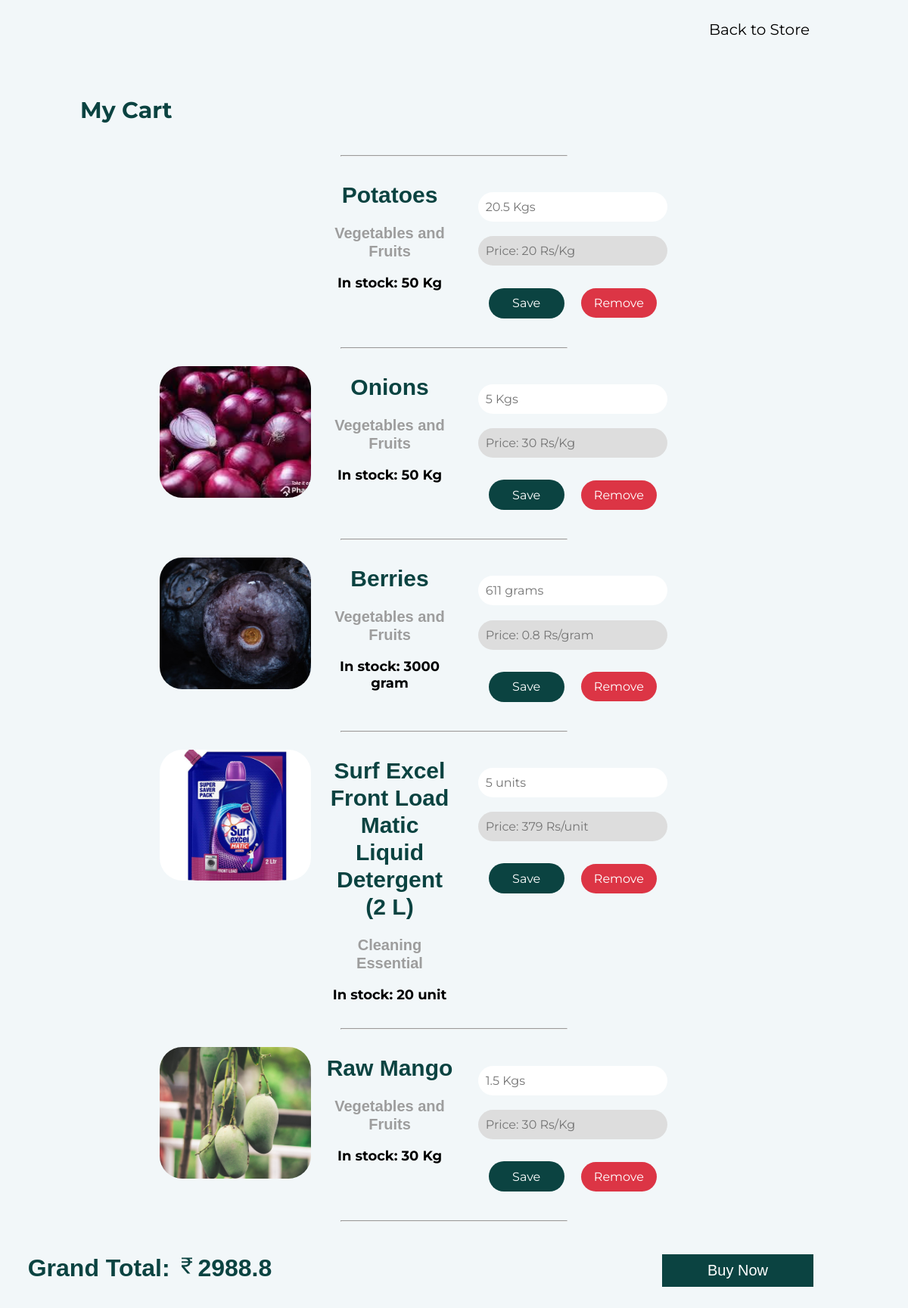
The page /cart (signed in) on the database its author committed.
### application/models.py (models this page shows)
class Product(db.Model):
    _tablename_='product'
    prod_id=db.Column(db.Integer, primary_key=True, autoincrement=True)
    prod_name=db.Column(db.String,nullable=False,unique=True)
    unit=db.Column(db.String,nullable=False)
    rate_per_unit=db.Column(db.Integer,nullable=False)
    quantity=db.Column(db.Integer,nullable=False)
    manufacture=db.Column(db.String,nullable=False)
    expiry=db.Column(db.String,nullable=False)
    prod_cat_id=db.Column(db.Integer,db.ForeignKey("category.cat_id"),nullable=False)
    image=db.Column(db.LargeBinary)

### application/controllers.py (the view)
@app.route('/cart',methods=['GET','POST'])
@login_required
def cart():
    if request.method=='GET':
        query = text("select product.prod_id,prod_name,product.quantity as stock,cart.quantity as quantity,cat_name,rate_per_unit,unit from product,cart,category where category.cat_id=prod_cat_id and cart.prod_id=product.prod_id and user_id={} group by product.prod_id;".format(current_user.id))
        result = db.session.execute(query)
        cart_prod = result.fetchall()
        query = text("SELECT sum(cart.quantity*rate_per_unit) as sum FROM product,cart,category where cart.user_id={} and cart.prod_id=product.prod_id and product.prod_cat_id=category.cat_id;".format(current_user.id))
        result = db.session.execute(query)
        total = result.first()
        return render_template("cart.html",cart=cart_prod,total=total)

### templates/cart.html (shortened to what this page needs)
<!DOCTYPE html>
<html>
<head>
</head>
<body>
	<div class="bee-page-container">
		<div class="bee-row bee-row-1">
			<div class="bee-row-content">
				<div class="bee-col bee-col-1 bee-col-w3">
				</div>
				<div class="bee-col bee-col-2 bee-col-w9">
						<div style="text-align: right; padding: 22px; font-family: Montserrat;font-size: 20px;padding-right: 130px;">
							<a href="{{url_for('user_dashboard')}}" style="text-decoration: None; color: #000;">
							Back to Store
						</a>
						</div>
				</div>
			</div>
		</div>
		<div class="bee-row bee-row-2">
			<div class="bee-row-content">
				<div class="bee-col bee-col-1 bee-col-w1">
					<div class="bee-block bee-block-1 bee-spacer">
						<div class="spacer" style="height:60px;"></div>
					</div>
				</div>
				<div class="bee-col bee-col-2 bee-col-w8">
					<div class="bee-block bee-block-1 bee-spacer">
						<div class="spacer" style="height:35px;"></div>
					</div>
					<div class="bee-block bee-block-2 bee-heading">
						<h2 style="color:#0b4341;direction:ltr;font-family:'Montserrat', 'Trebuchet MS', 'Lucida Grande', 'Lucida Sans Unicode', 'Lucida Sans', Tahoma, sans-serif;font-size:30px;font-weight:700;letter-spacing:normal;line-height:120%;text-align:left;margin-top:0;margin-bottom:0;"><span class="tinyMce-placeholder">My Cart</span> </h2>
					</div>
				</div>
				<div class="bee-col bee-col-3 bee-col-w3">
					<div class="bee-block bee-block-1 bee-spacer">
						<div class="spacer" style="height:60px;"></div>
					</div>
				</div>
			</div>
		</div>
        <br>
        <hr width="300px">
        {% for product in cart %}
		<div class="bee-row bee-row-3" style="padding: 10px;">
			<div class="bee-row-content" >
				<div class="bee-col bee-col-1 bee-col-w2">
					<div class="bee-block bee-block-1 bee-spacer">
						<div class="spacer" style="height:60px;"></div>
					</div>
				</div>
				<div class="bee-col bee-col-2 bee-col-w2" >
					<div class="bee-block bee-block-1 bee-image"><img alt="" class="bee-center bee-autowidth" src="{{ url_for('get_image', filename=product.prod_name)}}" style="max-width:213px; border-radius: 30px;" /></div>
				</div>
				<div class="bee-col bee-col-3 bee-col-w2" >
					<div class="bee-block bee-block-1 bee-heading" style="text-align: center;">
						<h1 style="text-align: center; padding-left:7px ;color:#0b4341;direction:ltr;font-family:Arial, Helvetica, sans-serif;font-size:30px;font-weight:700;letter-spacing:normal;line-height:120%;margin-top:0;margin-bottom:0;"><span class="tinyMce-placeholder">{{ product.prod_name }}</span> </h1>
					</div>
					<div class="bee-block bee-block-2 bee-heading">
						<h1 style="padding-left:7px ;color:#9d9d9d;direction:ltr;font-family:Arial, Helvetica, sans-serif;font-size:20px;font-weight:700;letter-spacing:normal;line-height:120%;margin-top:0;margin-bottom:0;"><span class="tinyMce-placeholder">{{ product.cat_name }}</span> </h1>
					</div>
					<div class="bee-block bee-block-2 bee-heading">
						<h1 style="padding-left:7px ;direction:ltr;font-family:Montserrat, Helvetica, sans-serif;font-size:18px;font-weight:700;letter-spacing:normal;line-height:120%;margin-top:0;margin-bottom:0;"><span class="tinyMce-placeholder">
							{% if product.stock>=5 %}
							In stock: {{ product.stock }} {{ product.unit[3:]}}
							{% else %}
							{% if product.stock!=0 %}
							<span style="color:red">Only {{ product.stock }} {{ product.unit[3:] }} are left</span>
							{% else%}
						    <span style="color:red">Out of Stock</span>
							{% endif %}
							{% endif %}
						</span> </h1>
					</div>
				</div>
				<div class="bee-col bee-col-4 bee-col-w2" style="padding-left: 10px; padding-top: 0; padding-bottom: 20px; text-align: center;">
					<div class="bee-block bee-block-1 bee-paragraph" style="text-align: center;">
                        <br>
						<form accept-charset="UTF-8" action="{{ url_for('edit_cart',user_id=current_user.id,prod_id=product.prod_id) }}" autocomplete="on" enctype="multipart/form-data" method="post" target="_self">
							<div class="bee-form-row">
                                {% if product.unit=='Rs/Kg' %}
								<div class="bee-field bee-field-r4c1m0i1">
                                    <input  name="quantity" style="width: 250px; font-size: medium;padding: 10px;border-radius: 30px; border:None; font-family: Montserrat;" placeholder="{{ product.quantity }} {{ product.unit[3:] }}s"step="0.5" min="0.5" max="{{ product.stock }}" required="" type="number" />
                                </div>
                                {% elif product.unit=='Rs/unit' %}
								<div class="bee-field bee-field-r4c1m0i1">
                                    <input  name="quantity" style="width: 250px; font-size: medium;padding: 10px;border-radius: 30px; border:None; font-family: Montserrat;" placeholder="{{ product.quantity }} {{ product.unit[3:] }}s" step="1" min="1" max="{{ product.stock }}" required="" type="number" />
                                </div>
                                {% else %}
                                <div class="bee-field bee-field-r4c1m0i1">
                                    <input  name="quantity" style="width: 250px; font-size: medium;padding: 10px;border-radius: 30px; border:None; font-family: Montserrat;" placeholder="{{ product.quantity }} {{ product.unit[3:] }}s" step="1" min="1" max="{{ product.stock }}" required="" type="number" />
                                </div>
                                {% endif %}
							</div>
							<br>
							<div class="bee-form-row">
								<div class="bee-field bee-field-r4c1m0i3"><input style="width: 250px; font-size: medium;padding: 10px;border-radius: 30px; border:None; font-family: Montserrat; background-color: #dddddd;" placeholder="Price: {{ product.rate_per_unit}} {{ product.unit }}"  type="text" disabled /></div>
							</div>
                            <br>
					</div>
					<button name="submit" value="submit" type="submit" style="width: 100px; height: 40px; font-size: medium;padding: 10px;border-radius: 30px; border:None; font-family: Montserrat; background-color: #0b4341; color: white;">Save</button>
							<a href="{{url_for('cart_remove',prod_id=product.prod_id)}}">
							<button style="width: 100px; font-size: medium;padding: 10px;border-radius: 30px; border:None; font-family: Montserrat; background-color: #dc3545; color: white;">Remove</button>
						    </a>
				</div>
				<div class="bee-col bee-col-6 bee-col-w2">
					<div class="bee-block bee-block-1 bee-spacer">
						<div class="spacer" style="height:60px;"></div>
					</div>
				</div>
			</div>
		</div>
        <hr width="300px">
        {% endfor %}
		<div class="bee-row bee-row-4" style="padding-bottom: 120px; padding-top: 30px;">
			<div class="bee-row-content">
				<div class="bee-col bee-col-1 bee-col-w4">
					<div class="bee-block bee-block-1 bee-html-block">
						<div class="our-class">
                            <h1 style="color:#0b4341">Grand Total:<span> {{ total.sum }}</span></h1>
                        </div>
					</div>
				</div>
				<div class="bee-col bee-col-2 bee-col-w4">
				</div>
				<div class="bee-col bee-col-3 bee-col-w4" >
					<div class="bee-block bee-block-1 bee-html-block">
						<div class="our-class" style="padding-right:30px ;">
                            <button style="background-color: #0b4341; color:white; font-size: 20px; padding: 10px; border: None; border-radius: 0px; width:200px;">Buy Now</button>
                        </div>
					</div>
				</div>
			</div>
		</div>
	</div>
</body>
</html>

### templates/cart.html (style rules this page uses)
.bee-row, .bee-row-content { position: relative }
.bee-page-container, .bee-row-1, .bee-row-2, .bee-row-3, .bee-row-4, .bee-row-5, .bee-row-5 .bee-row-content { background-repeat: no-repeat }
body { background-color: #f2f7f9; color: #000; font-family: Arial, Helvetica, sans-serif }
.bee-page-container { background-image: none; background-position: top left; background-size: auto }
.bee-row-3 .bee-col-4 .bee-block-1 a, a { color: #8a3c90 }
* { box-sizing: border-box }
body, h1, h2, p { margin: 0 }
.bee-row-content { max-width: 1280px; margin: 0 auto; display: flex }
.bee-row-content .bee-col-w1 { flex-basis: 8% }
.bee-row-content .bee-col-w2 { flex-basis: 17% }
.bee-row-content .bee-col-w3 { flex-basis: 25% }
.bee-row-content .bee-col-w4 { flex-basis: 33% }
.bee-row-content .bee-col-w8 { flex-basis: 67% }
.bee-row-content .bee-col-w9 { flex-basis: 75% }
.bee-button .content, .bee-html-block { text-align: center }
.bee-image { overflow: auto }
.bee-image .bee-center { margin: 0 auto }
.bee-row-1 .bee-col-1 .bee-block-1, .bee-row-3 .bee-col-2 .bee-block-1 { width: 100% }
.bee-image img { display: block; width: 100% }
.bee-paragraph { overflow-wrap: anywhere }
.bee-row-1 .bee-row-content, .bee-row-2 .bee-row-content, .bee-row-3 .bee-row-content, .bee-row-4 .bee-row-content { background-repeat: no-repeat; border-radius: 0; color: #000 }
.bee-row-1 .bee-col-1, .bee-row-1 .bee-col-2, .bee-row-2 .bee-col-1, .bee-row-2 .bee-col-2, .bee-row-2 .bee-col-3, .bee-row-3 .bee-col-1, .bee-row-3 .bee-col-2, .bee-row-3 .bee-col-3, .bee-row-3 .bee-col-4, .bee-row-3 .bee-col-5, .bee-row-3 .bee-col-6, .bee-row-4 .bee-col-1, .bee-row-4 .bee-col-2, .bee-row-4 .bee-col-3, .bee-row-5 .bee-col-1 { padding-bottom: 5px; padding-top: 5px }
.bee-row-2 .bee-col-2 .bee-block-2, .bee-row-3 .bee-col-3 .bee-block-1, .bee-row-3 .bee-col-3 .bee-block-2 { padding: 10px; text-align: center; width: 100% }
.bee-row-3 .bee-col-4 .bee-block-1 { padding: 10px }
.bee-row-3 .bee-col-4 .bee-block-1 { color: #101112; direction: ltr; font-size: 16px; font-weight: 400; letter-spacing: 0; line-height: 120%; text-align: left }

### rows shown on the page
Product: prod_name "Potatoes", cat_name "Vegetables and Fruits", stock "50", unit "Kg", quantity "20.5 Kgs", rate_per_unit "Price: 20 Rs/Kg"
Product: prod_name (picture), prod_name "Onions", cat_name "Vegetables and Fruits", stock "50", unit "Kg", quantity "5 Kgs", rate_per_unit "Price: 30 Rs/Kg"
Product: prod_name (picture), prod_name "Berries", cat_name "Vegetables and Fruits", stock "3000", unit "gram", quantity "611 grams", rate_per_unit "Price: 0.8 Rs/gram"
Product: prod_name (picture), prod_name "Surf Excel Front Load Matic Liquid Detergent (2 L)", cat_name "Cleaning Essential", stock "20", unit "unit", quantity "5 units", rate_per_unit "Price: 379 Rs/unit"
Product: prod_name (picture), prod_name "Raw Mango", cat_name "Vegetables and Fruits", stock "30", unit "Kg", quantity "1.5 Kgs", rate_per_unit "Price: 30 Rs/Kg"

### other values the page prints
{{ total.sum }} "2988.8"
